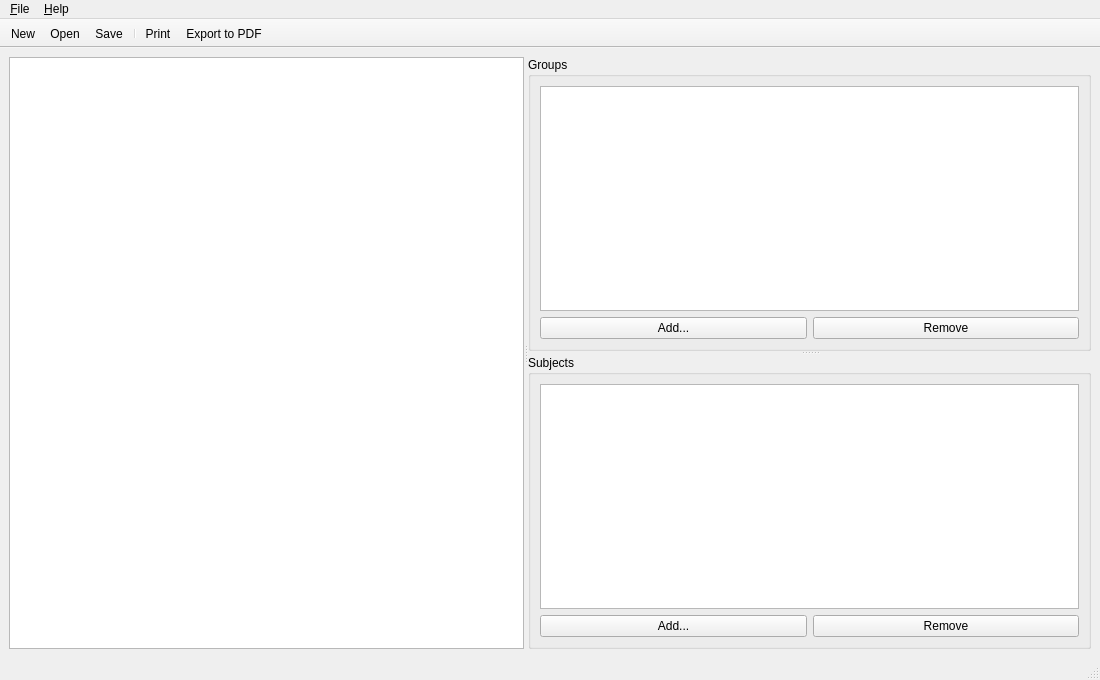
<?xml version="1.0" encoding="UTF-8"?>
<ui version="4.0">
 <class>MainWindow</class>
 <widget class="QMainWindow" name="MainWindow">
  <property name="geometry">
   <rect>
    <x>0</x>
    <y>0</y>
    <width>1100</width>
    <height>680</height>
   </rect>
  </property>
  <widget class="QWidget" name="centralwidget">
   <layout class="QVBoxLayout" name="centralLayout">
    <item>
     <widget class="QSplitter" name="mainSplitter">
      <property name="orientation">
       <enum>Qt::Horizontal</enum>
      </property>
      <property name="childrenCollapsible">
       <bool>false</bool>
      </property>
      <widget class="QTableView" name="tableView">
       <property name="selectionMode">
        <enum>QAbstractItemView::SingleSelection</enum>
       </property>
       <property name="editTriggers">
        <set>QAbstractItemView::DoubleClicked|QAbstractItemView::EditKeyPressed|QAbstractItemView::SelectedClicked|QAbstractItemView::AnyKeyPressed</set>
       </property>
      </widget>
      <widget class="QSplitter" name="sideSplitter">
       <property name="orientation">
        <enum>Qt::Vertical</enum>
       </property>
       <property name="childrenCollapsible">
        <bool>false</bool>
       </property>
       <widget class="QGroupBox" name="groupsBox">
        <property name="title">
         <string>Groups</string>
        </property>
        <layout class="QVBoxLayout" name="groupsLayout">
         <item>
          <widget class="QListWidget" name="groupsList"/>
         </item>
         <item>
          <layout class="QHBoxLayout" name="groupsButtons">
           <item>
            <widget class="QPushButton" name="addGroupButton">
             <property name="text">
              <string>Add...</string>
             </property>
            </widget>
           </item>
           <item>
            <widget class="QPushButton" name="removeGroupButton">
             <property name="text">
              <string>Remove</string>
             </property>
            </widget>
           </item>
          </layout>
         </item>
        </layout>
       </widget>
       <widget class="QGroupBox" name="subjectsBox">
        <property name="title">
         <string>Subjects</string>
        </property>
        <layout class="QVBoxLayout" name="subjectsLayout">
         <item>
          <widget class="QListWidget" name="subjectsList"/>
         </item>
         <item>
          <layout class="QHBoxLayout" name="subjectsButtons">
           <item>
            <widget class="QPushButton" name="addSubjectButton">
             <property name="text">
              <string>Add...</string>
             </property>
            </widget>
           </item>
           <item>
            <widget class="QPushButton" name="removeSubjectButton">
             <property name="text">
              <string>Remove</string>
             </property>
            </widget>
           </item>
          </layout>
         </item>
        </layout>
       </widget>
      </widget>
     </widget>
    </item>
   </layout>
  </widget>
  <widget class="QMenuBar" name="menubar">
   <widget class="QMenu" name="menuFile">
    <property name="title">
     <string>&amp;File</string>
    </property>
    <addaction name="actionNew"/>
    <addaction name="actionOpen"/>
    <addaction name="actionSave"/>
    <addaction name="actionSaveAs"/>
    <addaction name="separator"/>
    <addaction name="actionPrint"/>
    <addaction name="actionExportPdf"/>
    <addaction name="separator"/>
    <addaction name="actionExit"/>
   </widget>
   <widget class="QMenu" name="menuHelp">
    <property name="title">
     <string>&amp;Help</string>
    </property>
    <addaction name="actionAbout"/>
    <addaction name="actionAboutQt"/>
   </widget>
   <addaction name="menuFile"/>
   <addaction name="menuHelp"/>
  </widget>
  <widget class="QToolBar" name="toolBar">
   <property name="windowTitle">
    <string>Toolbar</string>
   </property>
   <property name="movable">
    <bool>false</bool>
   </property>
   <attribute name="toolBarArea">
    <enum>TopToolBarArea</enum>
   </attribute>
   <attribute name="toolBarBreak">
    <bool>false</bool>
   </attribute>
   <addaction name="actionNew"/>
   <addaction name="actionOpen"/>
   <addaction name="actionSave"/>
   <addaction name="separator"/>
   <addaction name="actionPrint"/>
   <addaction name="actionExportPdf"/>
  </widget>
  <widget class="QStatusBar" name="statusbar"/>
  <action name="actionNew">
   <property name="text">
    <string>&amp;New</string>
   </property>
  </action>
  <action name="actionOpen">
   <property name="text">
    <string>&amp;Open...</string>
   </property>
  </action>
  <action name="actionSave">
   <property name="text">
    <string>&amp;Save</string>
   </property>
  </action>
  <action name="actionSaveAs">
   <property name="text">
    <string>Save &amp;As...</string>
   </property>
  </action>
  <action name="actionPrint">
   <property name="text">
    <string>&amp;Print...</string>
   </property>
  </action>
  <action name="actionExportPdf">
   <property name="text">
    <string>&amp;Export to PDF...</string>
   </property>
  </action>
  <action name="actionExit">
   <property name="text">
    <string>E&amp;xit</string>
   </property>
  </action>
  <action name="actionAbout">
   <property name="text">
    <string>&amp;About</string>
   </property>
  </action>
  <action name="actionAboutQt">
   <property name="text">
    <string>About &amp;Qt</string>
   </property>
  </action>
 </widget>
 <resources/>
 <connections/>
</ui>
